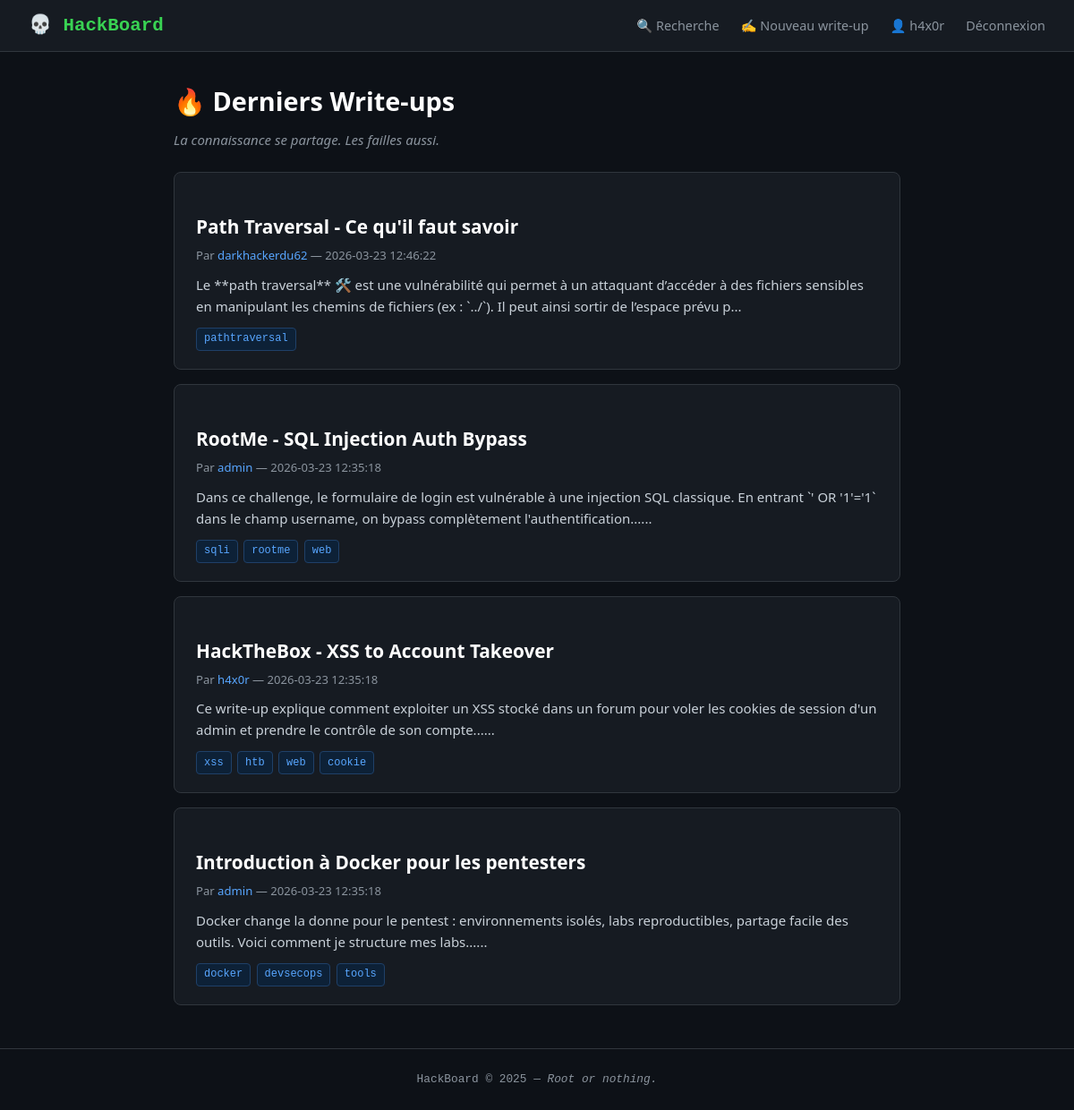
/ (signed in), run on the app's committed database.
### tables this page shows
CREATE TABLE writeups (
    id         INTEGER PRIMARY KEY AUTOINCREMENT,
    user_id    INTEGER NOT NULL,
    title      TEXT NOT NULL,
    content    TEXT NOT NULL,
    tags       TEXT DEFAULT '',
    created_at TIMESTAMP DEFAULT CURRENT_TIMESTAMP,
    FOREIGN KEY (user_id) REFERENCES users(id)
);

CREATE TABLE users (
    id         INTEGER PRIMARY KEY AUTOINCREMENT,
    username   TEXT NOT NULL UNIQUE,
    password   TEXT NOT NULL,
    email      TEXT NOT NULL,
    bio        TEXT DEFAULT '',
    created_at TIMESTAMP DEFAULT CURRENT_TIMESTAMP
);

### app.py (the view)
@app.route("/")
def index():
    connexionDB = get_db()
    writeups = connexionDB.execute(
        "SELECT w.*, u.username FROM writeups w JOIN users u ON w.user_id = u.id ORDER BY w.created_at DESC"
    ).fetchall()
    connexionDB.close()
    return render_template("index.html", writeups=writeups)

### app.py (called while the page is built)
def get_db():
    connexionDB = sqlite3.connect(DATABASE)
    connexionDB.row_factory = sqlite3.Row
    return connexionDB

### templates/index.html
{% extends "base.html" %}
{% block content %}
<h1>🔥 Derniers Write-ups</h1>
<p class="subtitle">La connaissance se partage. Les failles aussi.</p>
{% if writeups %}
  <div class="writeup-list">
    {% for w in writeups %}
      <div class="card">
        <h2><a href="{{ url_for('writeup', writeup_id=w.id) }}">{{ w.title }}</a></h2>
        <div class="meta">
          Par <a href="{{ url_for('profile', user_id=w.user_id) }}">{{ w.username }}</a>
          — {{ w.created_at }}
        </div>
        <p>{{ w.content[:200] }}...</p>
        {% if w.tags %}
          <div class="tags">
            {% for tag in w.tags.split(',') %}
              <span class="tag">{{ tag.strip() }}</span>
            {% endfor %}
          </div>
        {% endif %}
      </div>
    {% endfor %}
  </div>
{% else %}
  <p>Aucun write-up pour l'instant. <a href="{{ url_for('new_writeup') }}">Sois le premier !</a></p>
{% endif %}
{% endblock %}

### static/css/style.css (style rules this page uses)
*, *::before, *::after { box-sizing: border-box; margin: 0; padding: 0; }
:root { --bg: #0d1117; --surface: #161b22; --border: #30363d; --green: #39d353; --green-dim:#238636; --text: #c9d1d9; --text-dim: #8b949e; --red: #f85149; --orange: #d29922; --link: #58a6ff; }
body { background: var(--bg); color: var(--text); font-family: 'Segoe UI', system-ui, sans-serif; font-size: 15px; line-height: 1.6; min-height: 100vh; display: flex; flex-direction: column; }
a { color: var(--link); text-decoration: none; }
h1 { font-size: 1.8rem; margin-bottom: 0.5rem; color: #fff; }
h2 { font-size: 1.3rem; margin: 1.5rem 0 0.75rem; color: #fff; }
.subtitle { color: var(--text-dim); margin-bottom: 1.5rem; font-style: italic; }
.card { background: var(--surface); border: 1px solid var(--border); border-radius: 8px; padding: 1.25rem 1.5rem; margin-bottom: 1rem; transition: border-color 0.2s; }
.card h2, .card h3 { margin-bottom: 0.3rem; }
.card h2 a, .card h3 a { color: #fff; }
.meta { color: var(--text-dim); font-size: 0.82rem; margin-bottom: 0.6rem; }
.tags { display: flex; flex-wrap: wrap; gap: 0.4rem; margin-top: 0.75rem; }
.tag { background: #0d2137; color: var(--link); border: 1px solid #1f4068; border-radius: 4px; padding: 0.15rem 0.5rem; font-size: 0.75rem; font-family: monospace; }

### data on the page
writeups: title "Path Traversal - Ce qu'il faut savoir", username "darkhackerdu62", created_at "2026-03-23 12:46:22", content "Le **path traversal** 🛠️ est une vulnérabilité qui permet à un attaquant d’accéder à des fichiers sensibles en manipulant les chemins de fichiers (ex : `../`). Il peut ainsi sortir de l’espace prévu p", strip "pathtraversal"
writeups: title "RootMe - SQL Injection Auth Bypass", username "admin", created_at "2026-03-23 12:35:18", content "Dans ce challenge, le formulaire de login est vulnérable à une injection SQL classique. En entrant `' OR '1'='1` dans le champ username, on bypass complètement l'authentification...", strip "sqli" "rootme" "web"
writeups: title "HackTheBox - XSS to Account Takeover", username "h4x0r", created_at "2026-03-23 12:35:18", content "Ce write-up explique comment exploiter un XSS stocké dans un forum pour voler les cookies de session d'un admin et prendre le contrôle de son compte...", strip "xss" "htb" "web" "cookie"
writeups: title "Introduction à Docker pour les pentesters", username "admin", created_at "2026-03-23 12:35:18", content "Docker change la donne pour le pentest : environnements isolés, labs reproductibles, partage facile des outils. Voici comment je structure mes labs...", strip "docker" "devsecops" "tools"

### other printed values
{{ session.username }} "h4x0r"
